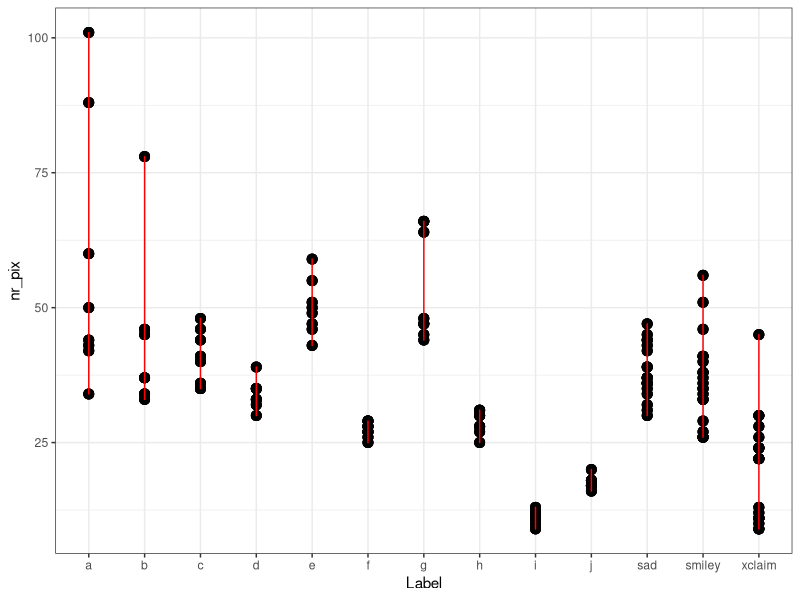

Generate this figure with R:
{
  library(readr)
  library(ggplot2)
  library(tidyverse)
  # matrix stats has functions for getting colMedian and standard deviation
  library(matrixStats)
  library(knitr) # using this to make a table for my report.
  
  # This section of code read in the feature calculations created in sections 2 code adds
  # csv seperated values to columns, and new lines create a new row in a data frame
  mydata <- read.csv("40294886_features.csv", row.names = NULL)
  calculated_features <- data.frame(mydata)
  calculated_features_col_names <- c("Label", "Index", "nr_pix", "rows_with_1", "cols_with_1",
    "rows_with_3p", "cols_with_3p", "aspect_ratio", "neigh_1",
    "no_neigh_above","no_neigh_below","no_neigh_left","no_neigh_right",
    "no_neigh_horiz", "no_neigh_vert","connected_areas","eyes","custom")
  colnames(calculated_features) <- calculated_features_col_names

  # had to change custom function to numeric class as for some reason it was character
  mydata[ , 3:18] <- as.numeric(mydata[ , 3,18])
  
  
  
  # 3.1
  # can I create histograms where bars represent there individual letters at the bottom 

  # plots histograms for the values for each of the features for each of the images
  histograms_3_1 <- function(){
    nr_pix_hist <- ggplot(data = calculated_features, aes(nr_pix))+
    geom_histogram(binwidth = 2, fill = "grey")+
    theme_bw() +
    labs(title = "Number of pixels histogram",
         x = "Number of pixels",
         y = "Frequency")
    
    rows_with_1_hist <- ggplot(data = calculated_features, aes(rows_with_1)) +
             geom_histogram(binwidth = 1, fill = "red") +
             theme_bw() +
             labs(title = "Rows with 1 pixel histogram",
                  x = "Number of rows with 1 pixel",
                  y = "Frequency")

    cols_with_1_hist <- calculated_features %>%
      ggplot(aes(cols_with_1))+
      geom_histogram(binwidth = 1, fill = "red")+
      theme_bw() +
      labs(title = "Columns with 1 histogram",
           x = "Number of columns with 1",
           y = "Frequency")

    rows_with_3p_hist <- calculated_features %>%
      ggplot(aes(rows_with_3p))+
      geom_histogram(binwidth = 1, fill = "blue")+
      theme_bw() +
      labs(title = "Rows with 3 pixels of more histogram",
           x = "Number of rows with 3 pixels or more",
           y = "Frequency")

    cols_with_3p_hist <- calculated_features %>%
      ggplot(aes(cols_with_3p))+
      geom_histogram(binwidth = 1, fill = "blue")+
      theme_bw() +
      labs(title = "Columns with 3 pixels of more histogram",
           x = "Number of columns with 3 pixels or more",
           y = "Frequency")

    aspect_ratio_hist <- calculated_features %>%
      ggplot(aes(aspect_ratio))+
      geom_histogram(binwidth = 0.1, fill = "orange")+
      theme_bw() +
      labs(title = "Aspect ratio histogram",
           x = "Aspect ratios",
           y = "Frequency")
    
    print(nr_pix_hist)
    print(rows_with_1_hist)
    print(cols_with_1_hist)
    print(rows_with_3p_hist)
    print(cols_with_3p_hist)
    print(aspect_ratio_hist)
  }
  
  testing <- function(){
    letters_hist <- calculated_features %>%
      ggplot(aes(Label, nr_pix)) +
      geom_point(size = 3) +
      geom_line(colour = "red") + 
      theme_bw()
    
    print(letters_hist)
    
    # letters_hist_2 does not work
    # letters_hist_2 <- calculated_features %>%
    #   ggplot(aes(Label, nr_pix)) +
    #   geom_histogram(binwidth = 2, fill = "grey")
    
    #print(letters_hist_2)
  }
  
  # histograms_3_1()
  # testing a letters bar chart by features
  
  testing()
  

  
  # # 3.2
  # letters_calculated_features <- calculated_features[1:80,]
  # non_letters_calculated_features<- calculated_features[81:140,]
  # letters_calculated_features[, 18] <- as.numeric(letters_calculated_features[ , 18])
  # non_letters_calculated_features[ , 18] <- as.numeric(non_letters_calculated_features[ , 18])
  # 
  # # # get the mean of each column
  # letters_mean <- c(colMeans(letters_calculated_features[ , 3:18]))
  # non_letters_mean <- c(colMeans(non_letters_calculated_features[ , 3:18]))
  # 
  # # get the medians of each column
  # letters_median <- c(colMedians(as.matrix(letters_calculated_features[ , 3:18])))
  # non_letters_median <- c(colMedians(as.matrix(non_letters_calculated_features[ , 3:18])))
  # 
  # #get the standard deviation of each column
  # letters_sd <- colSds(as.matrix(letters_calculated_features[, 3:18][sapply(letters_calculated_features[ , 3:18 ], is.numeric)]))
  # non_letters_sd <- colSds(as.matrix(non_letters_calculated_features[ , 3:18][sapply(non_letters_calculated_features[ , 3:18], is.numeric)]))
  # 
  # # printing tables containing the results for standard_deviation, mean, median for both letters and
  # # non letters.
  # # source for making tables: https://www.youtube.com/watch?v=hNgeVLotABg
  # summary_data = matrix(NA, nrow = 16, ncol = 0)
  # rownames(summary_data) = c("nr_pix", "rows_with_1", "cols_with_1",
  #                                    "rows_with_3p", "cols_with_3p", "aspect_ratio", "neigh_1",
  #                                    "no_neigh_above","no_neigh_below","no_neigh_left","no_neigh_right",
  #                                    "no_neigh_horiz", "no_neigh_vert","connected_areas","eyes","custom")
  # 
  # 
  # summary_data <- cbind(summary_data, letters_mean)
  # summary_data <- cbind(summary_data, non_letters_mean)
  # summary_data <- cbind(summary_data, letters_median)
  # summary_data <- cbind(summary_data, non_letters_median)
  # summary_data <- cbind(summary_data, letters_sd)
  # summary_data <- cbind(summary_data, non_letters_sd)
  # 
  # features_table<-kable(summary_data, caption = "This table shows the letter and non letters mean, median and standard deviation for each of the feature calculations")
  # # this prints out the table containing all the values for the features for the report
  # print(features_table)
  # 
  # #print(summary_data)
  # 
  # # cols with 1, no_neigh_vert and connected_areas seems to be the features with the greates differences and may be the easiest features for
  # # discriminating whether an image is a letter or a non letter image.
  # 
  # # density plots for mean, median and standard deviation of cols with 1 for letters and non letters
  # # creating box plots I used https://www.datamentor.io/r-programming/box-plot/#:~:text=In%20R%2C%20boxplot%20(and%20whisker,numeric%20vectors%20as%20its%20components.
  # 
  # # box plot for comparing all the summary data, to show in report
  # summary_boxplot <- boxplot(letters_mean, non_letters_mean, letters_median, non_letters_median, letters_sd, non_letters_sd,
  #         main = "summary data comparisons",
  #         at = c(1,2,3,4,5,6),
  #         names = c("letter mean", "non letter mean", "letters median", "non letters median", "letters standard deviation", "non letters standard deviation"),
  #         las = 2,
  #         col = c("orange","red"),
  #         border = "brown",
  #         horizontal = TRUE,
  #         notch = FALSE
  # )
  # 
  # # histogram comparisons for each of the 3 chosen features
  # # get a histogram for cols with 1 for letters
  # cols_with_1_letters <- letters_calculated_features$cols_with_1
  # cols_with_1_non_letters <- non_letters_calculated_features$cols_with_1
  # 
  # # this creates a histogram for the columns with 1 feature for letters and non letters
  # hist(cols_with_1_letters, main = "columns with 1", xlab = "Columns with 1", xlim=c(0,10), col="red")
  # hist(cols_with_1_non_letters, add=T, col=rgb(0, 1, 0, 0.5) )
  # 
  # 
  # # 3.3
  # # histogram comparisons for no neigh vert
  # no_neigh_vert_letters <- letters_calculated_features$no_neigh_vert
  # no_neigh_vert_non_letters <- non_letters_calculated_features$no_neigh_vert
  # 
  # hist(no_neigh_vert_letters, main = "number of pixels with no neighbours vertical per dataset", xlab = "number no neighbours vertical", xlim=c(0,10), col="blue")
  # hist(no_neigh_vert_non_letters, add=T, col=rgb(0, 1, 0, 0.5) )
  # 
  # # histogram comparison of eyes, This is an easy comparison there is a small percentage of letters that have eyes, and non letters have no eyes
  # eyes_letters <- letters_calculated_features$eyes
  # non_eyes_letters <- non_letters_calculated_features$eyes
  # 
  # hist(eyes_letters, main = "eyes", xlab = "number of eyes", xlim=c(0,10), col="orange")
  # hist(non_eyes_letters, add=T, col=rgb(0, 1, 0, 0.5) )
  # 
  # # histogram comparison connected areas
  # connected_areas_letters <- letters_calculated_features$connected_areas
  # connected_areas_non_letters <- non_letters_calculated_features$connected_areas
  # 
  # hist(connected_areas_letters, main = "connected_areas_non_letters", xlab = "connected areas", xlim=c(0,10), col="blue")
  # hist(connected_areas_non_letters, add=T, col=rgb(0, 1, 0, 0.5) )
  # 
  # 
  # # histogram for nr pix
  # letters_nr_pix <- letters_calculated_features$nr_pix
  # non_letters_nr_pix <- non_letters_calculated_features$nr_pix
  # 
  # hist(letters_nr_pix, main = "letters and non letters number of pixels", xlab = "number of pixels", xlim=c(0,10), col="blue")
  # hist(non_letters_nr_pix, add=T, col=rgb(0, 1, 0, 0.5) )
  # # going to loop through each of teh calculated features in the vector
  # 
  # # testing nr_pix diagram
  # testing_diagram <- ggplot(letter_stats_for_calculated_features, aes(nr))
  # 
  # 
  # 
  # # 3.4 statistical analysis of both letters and non letters





}
